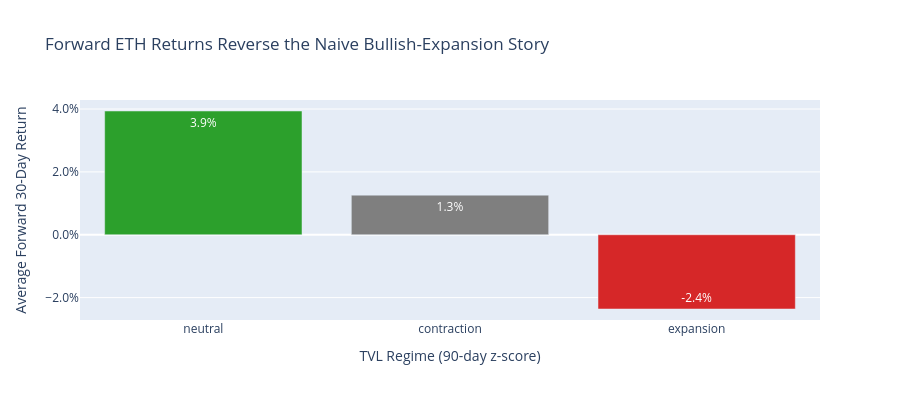

The cell this chart's notebook holds for it:
### Code cell
# Visualize regime returns
fig = go.Figure(
    data=[
        go.Bar(
            x=regime_returns["tvl_regime"],
            y=regime_returns["avg_fwd_return"],
            text=[f"{r:.1%}" if r is not None else "N/A" for r in regime_returns["avg_fwd_return"]],
            textposition="auto",
            marker_color=["#2ca02c", "#7f7f7f", "#d62728"],
        )
    ]
)

fig.update_layout(
    title="Forward ETH Returns Reverse the Naive Bullish-Expansion Story",
    xaxis_title="TVL Regime (90-day z-score)",
    yaxis_title="Average Forward 30-Day Return",
    yaxis_tickformat=".1%",
    height=400,
)
fig.show()

### Figure 1 — Plotly figure (JSON) as saved in the notebook; plotly's stock layout.template omitted (floating-point values rounded to 4 significant figures)
{"data": [{"marker": {"color": ["#2ca02c", "#7f7f7f", "#d62728"]}, "text": ["3.9%", "1.3%", "-2.4%"], "textposition": "auto", "type": "bar", "x": ["neutral", "contraction", "expansion"], "y": [0.03937, 0.0126, -0.02362]}], "layout": {"height": 400, "title": {"text": "Forward ETH Returns Reverse the Naive Bullish-Expansion Story"}, "xaxis": {"title": {"text": "TVL Regime (90-day z-score)"}}, "yaxis": {"tickformat": ".1%", "title": {"text": "Average Forward 30-Day Return"}}}}
